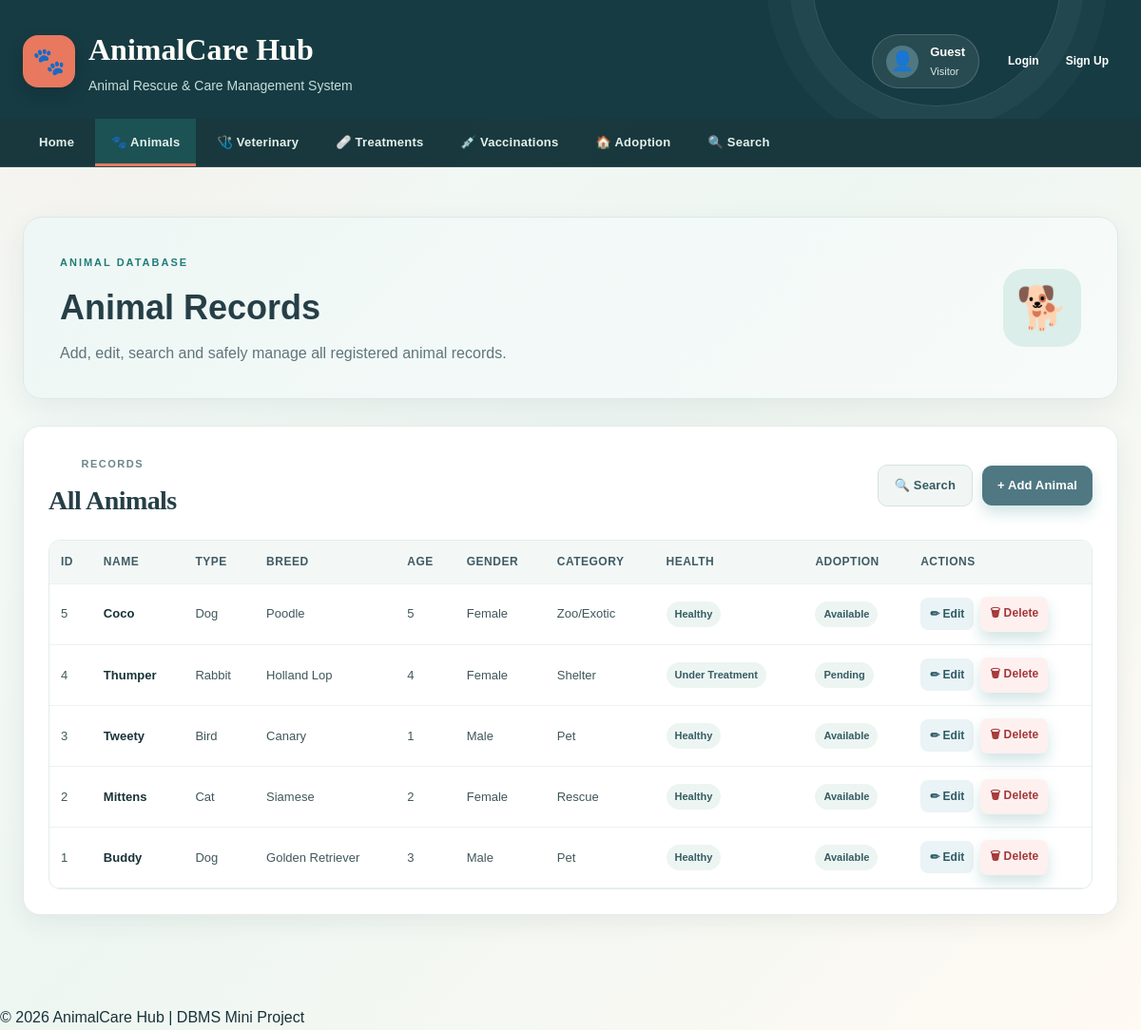
Page /animals.php on the committed database.
### tables this page shows
CREATE TABLE animals (
    animal_id INT AUTO_INCREMENT PRIMARY KEY,
    animal_name VARCHAR(100) NOT NULL,
    animal_type VARCHAR(50) NOT NULL,
    breed VARCHAR(100),
    age INT NOT NULL,
    gender VARCHAR(20) NOT NULL,
    category VARCHAR(30) NOT NULL,
    rescue_date DATE,
    health_status VARCHAR(50) NOT NULL,
    adoption_status VARCHAR(30) NOT NULL DEFAULT 'Available',
    description TEXT
);

### animals.php (the view, shortened to what this page needs)
<?php
$stmt = mysqli_prepare($conn, 'SELECT animal_id, animal_name, animal_type, breed, age, gender, category, health_status, adoption_status FROM animals ORDER BY animal_id DESC');
mysqli_stmt_execute($stmt);
$result = mysqli_stmt_get_result($stmt);
?>
<!DOCTYPE html>
<html lang="en"><head><meta charset="UTF-8"><meta name="viewport" content="width=device-width, initial-scale=1.0"><title>AnimalCare Hub - Animals</title><link rel="stylesheet" href="style.css"></head>
<body>
<header class="main-header"><div class="container header-content"><div class="logo-area"><div class="logo-icon">🐾</div><div><h1>AnimalCare Hub</h1><p>Animal Rescue & Care Management System</p></div></div><div class="header-auth"><?php if (isset($_SESSION['user_id'])): ?><div class="top-profile-panel"><div class="top-profile-avatar">👤</div><div class="top-profile-text"><span class="top-profile-name"><?= htmlspecialchars($_SESSION['name'] ?? 'Care Team Member') ?></span><span class="top-profile-role"><?= htmlspecialchars($_SESSION['role'] ?? 'Team Member') ?></span></div></div><div class="top-profile-links"><a href="logout.php" class="top-logout-link">Logout</a></div><?php else: ?><div class="top-profile-panel"><div class="top-profile-avatar">👤</div><div class="top-profile-text"><span class="top-profile-name">Guest</span><span class="top-profile-role">Visitor</span></div></div><div class="top-profile-links"><a href="login.php" class="top-login-link">Login</a><a href="register.php" class="top-register-link">Sign Up</a></div><?php endif; ?></div></div></header>
<nav class="navbar"><div class="container nav-inner"><ul class="nav-list"><li><a href="index.php">Home</a></li><li><a href="animals.php" class="active">🐾 Animals</a></li><li><a href="veterinarians.php">🩺 Veterinary</a></li><li><a href="treatments.php">🩹 Treatments</a></li><li><a href="vaccinations.php">💉 Vaccinations</a></li><li><a href="adoption.php">🏠 Adoption</a></li><li><a href="search.php">🔍 Search</a></li></ul></div></nav>
<main><div class="container">
<section class="page-banner"><div><span class="page-label">ANIMAL DATABASE</span><h2>Animal Records</h2><p>Add, edit, search and safely manage all registered animal records.</p></div><div class="banner-icon">🐕</div></section>
<section class="data-card"><div class="section-heading"><div><span>RECORDS</span><h2>All Animals</h2></div><div class="toolbar"><a class="secondary-btn" href="search.php">🔍 Search</a><a class="primary-btn small-btn" href="add_animal.php">+ Add Animal</a></div></div>
<div class="table-wrapper"><table><thead><tr><th>ID</th><th>Name</th><th>Type</th><th>Breed</th><th>Age</th><th>Gender</th><th>Category</th><th>Health</th><th>Adoption</th><th>Actions</th></tr></thead><tbody>
<?php if (mysqli_num_rows($result)): while ($row = mysqli_fetch_assoc($result)): ?><tr><td><?= (int)$row['animal_id'] ?></td><td><strong><?= htmlspecialchars($row['animal_name']) ?></strong></td><td><?= htmlspecialchars($row['animal_type']) ?></td><td><?= htmlspecialchars($row['breed'] ?? '') ?></td><td><?= (int)$row['age'] ?></td><td><?= htmlspecialchars($row['gender']) ?></td><td><?= htmlspecialchars($row['category']) ?></td><td><span class="status-badge"><?= htmlspecialchars($row['health_status']) ?></span></td><td><span class="status-badge"><?= htmlspecialchars($row['adoption_status']) ?></span></td><td class="action-cell"><a class="edit-btn" href="edit_animal.php?animal_id=<?= (int)$row['animal_id'] ?>">✏ Edit</a><form action="delete_animal.php" method="POST" class="inline-delete" onsubmit="return confirm('Delete this animal and its related treatment, vaccination and adoption records?');"><input type="hidden" name="animal_id" value="<?= (int)$row['animal_id'] ?>"><button class="delete-btn" type="submit">🗑 Delete</button></form></td></tr><?php endwhile; else: ?><tr><td colspan="10" class="empty-state">No animal records yet. Click “Add Animal” to create the first record.</td></tr><?php endif; ?>
</tbody></table></div></section></div></main><footer class="site-footer"><p>© 2026 AnimalCare Hub | DBMS Mini Project</p></footer><script src="script.js"></script></body></html>

### rows in the picture
animals: animal_id "5", animal_name "Coco", animal_type "Dog", breed "Poodle", age "5", gender "Female", category "Zoo/Exotic", health_status "Healthy", adoption_status "Available"
animals: animal_id "4", animal_name "Thumper", animal_type "Rabbit", breed "Holland Lop", age "4", gender "Female", category "Shelter", health_status "Under Treatment", adoption_status "Pending"
animals: animal_id "3", animal_name "Tweety", animal_type "Bird", breed "Canary", age "1", gender "Male", category "Pet", health_status "Healthy", adoption_status "Available"
animals: animal_id "2", animal_name "Mittens", animal_type "Cat", breed "Siamese", age "2", gender "Female", category "Rescue", health_status "Healthy", adoption_status "Available"
animals: animal_id "1", animal_name "Buddy", animal_type "Dog", breed "Golden Retriever", age "3", gender "Male", category "Pet", health_status "Healthy", adoption_status "Available"
